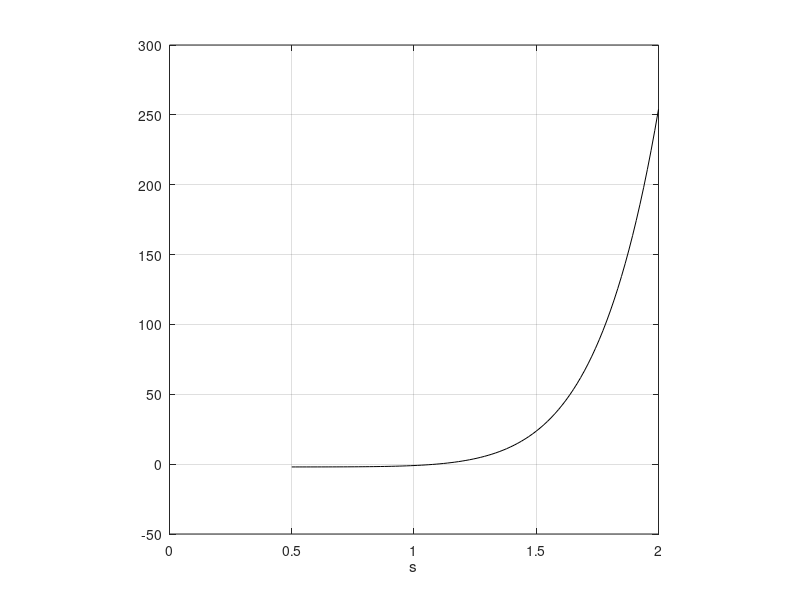

The MATLAB script that drew this image: (Note: this script raises an error after producing the figure.)
% Esercizio 3
clear
clc
format long e
% grafico della funzione
f=@(x) x.^8-2;
a=0.5;
b=2;
s=linspace(a,b);
plot(s,f(s),'k')
xlabel('s')
axis square
grid on
hold on 
% approssimazione con il metodo delle tangenti
f_der=@(x) 8*x.^7;
s0=2;
nmax=100;
toll=10^-10;
[s_New,nit_New]=Newton(s0,nmax,toll,f,f_der);
plot(s_New,f(s_New),'ob')
% radice approssimata con il comando roots
radici=roots([1,0,0,0,0,0,0,0,-2]);
disp('radice calcolata con il comando ROOTS')
r=radici(6)
plot(r,f(r),'*r')
% radice approssimata con il comando fzero
disp('radice calcolata con il comando FZERO')
z=fzero(@(s) f(s),2)
legend('f(s)','approssimanti con metodo tangenti','radice ROOTS')
% approssimazione con il metodo di bisezione
[s_bis,nit_bis]=bisect(a,b,toll,nmax,f);
% confronto con radice ROOTS
disp('n. iterazioni Newton e differenza con roots')
[nit_New abs(r-s_New(end))]
disp('n. iterazioni bisezione e differenza con roots')
[nit_bis abs(r-s_bis(end))]
% approssimazione con il metodo delle tangenti e s0=0.5
s0=0.5;
disp('valore della derivata di f in s0')
f_der(s0)
nmax=1000;
toll=10^-10;
[s_New,nit_New]=Newton(s0,nmax,toll,f,f_der);
disp('n. iterazioni Newton e differenza con roots')
[nit_New abs(r-s_New(end))]




